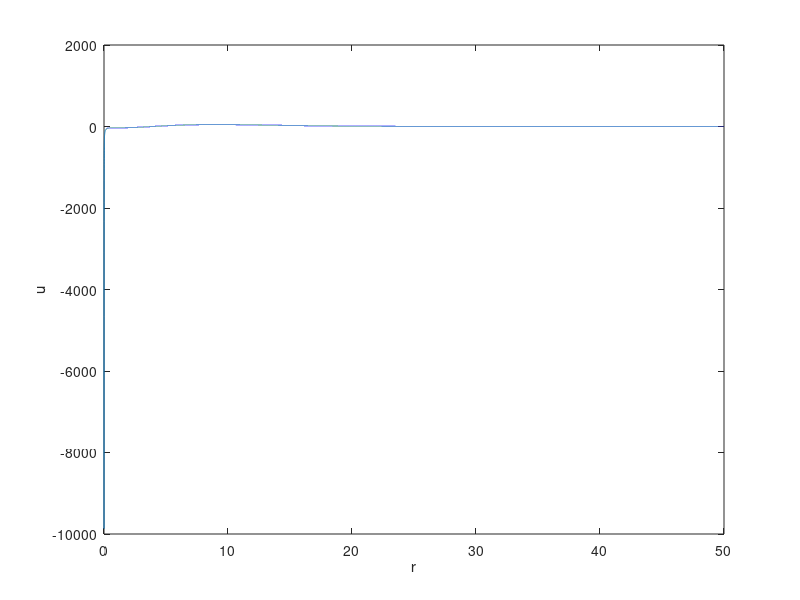

Write MATLAB code to recreate this figure. (Note: this script raises an error after producing the figure.)
%clc 
close all
clear all

% Para n = 3, l = 1:
rmax=50; n_esperado=3; l=1; E(1)=-0.06; E(2)=-0.07; 

h=0.001;
r=0:h:rmax;
%r(1)=1e-100;
N=numel(r);

% Shooting
tolera=1e-7;
nmaxE=100; % Numero maximo de iteracoes

% Primeiros dois valores de u 
uN=0;
uNmenos1=h/1000; % Tanto faz?
% uN=2*r(N)*exp(-r(N));
% uNmenos1=2*r(N-1)*exp(-r(N-1));

figure(1)
xlabel('r');ylabel('y')

for iE=1:nmaxE
    
    g(2:N)=2*(E(iE)+1./r(2:N))-l*(l+1)./r(2:N).^2; % Neste problema, g  muda
    % Constantes auxiliares para o metodo de Numerov
    aux1=(1+h^2/12.*g);
    aux2=2*(1-5*h^2/12.*g);

    
    u=zeros(1,N);
    u(N)=uN;
    u(N-1)=uNmenos1;
          
    for k=N-1:-1:3
        u(k-1)=(-aux1(k+1)*u(k+1)+aux2(k)*u(k))/aux1(k-1);
    end
    u(1)=interp1(r(2:5),u(2:5),0,'spline');
    
    % u(1:4)
    
    plot(r,u)
    xlabel('r');ylabel('u')
    pause(1.0) % Para ir vendo como nos aproximamos da solucao.
    
    u_f(iE)=u(1);
    
    
    if(iE>1)
        m=(u_f(iE)-u_f(iE-1))/(E(iE)-E(iE-1));
        if m==0; % Sem isto pode dar erro para tolerancias pequenas
            break
        end    
        E(iE+1)=E(iE)-u_f(iE)/m;
        
        %if (abs(E(iE+1)-E(iE)) < tolera)
        if abs(u(1)-0) < tolera
            break
        end
        
    end
end

E1_exato=-0.5/n_esperado^2;
fprintf('Energia = %f Ha\n', E(end))
fprintf('E1_exato/Energia = %f \n', E1_exato/E(end))

% Calcula funcao de onda exceto em r=0;
R(2:N)=u(2:N)./r(2:N);
% Interpola para obter R(1)
R(1)=interp1(r(2:5),R(2:5),0,'spline');

% Normalizacao 
c_norm=sqrt(trapz(r,r.^2.*R.^2));
R_norm=R/c_norm;
figure(2);
plot(r,R_norm,'y*')
xlabel('{\it r}');ylabel('{\it R}_{norm}')
axis([0 rmax -Inf Inf])
hold on

% Plot para orbital 3p
R_exato=-4*sqrt(2)/(27*sqrt(3))*(1-r/6).*r.*exp(-r/3);
plot(r,R_exato,'k','LineWidth',2)

